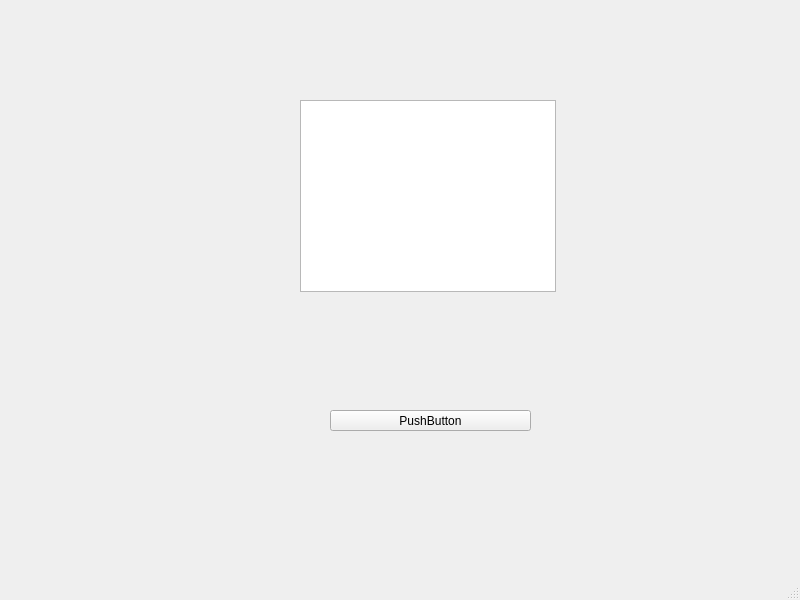
<?xml version="1.0" encoding="UTF-8"?>
<ui version="4.0">
 <class>MainWindow</class>
 <widget class="QMainWindow" name="MainWindow">
  <property name="geometry">
   <rect>
    <x>0</x>
    <y>0</y>
    <width>800</width>
    <height>600</height>
   </rect>
  </property>
  <property name="windowTitle">
   <string>MainWindow</string>
  </property>
  <widget class="QWidget" name="centralwidget">
   <widget class="QPushButton" name="QPushButton">
    <property name="geometry">
     <rect>
      <x>330</x>
      <y>410</y>
      <width>201</width>
      <height>21</height>
     </rect>
    </property>
    <property name="text">
     <string>PushButton</string>
    </property>
   </widget>
   <widget class="QGraphicsView" name="graphicsView">
    <property name="geometry">
     <rect>
      <x>300</x>
      <y>100</y>
      <width>256</width>
      <height>192</height>
     </rect>
    </property>
   </widget>
  </widget>
  <widget class="QMenuBar" name="menubar">
   <property name="geometry">
    <rect>
     <x>0</x>
     <y>0</y>
     <width>800</width>
     <height>22</height>
    </rect>
   </property>
  </widget>
  <widget class="QStatusBar" name="statusbar"/>
 </widget>
 <resources/>
 <connections/>
</ui>
